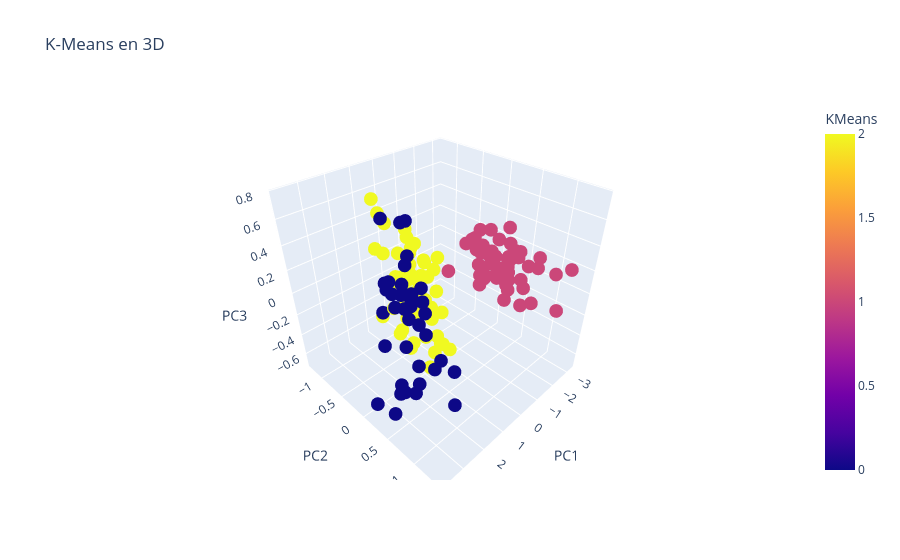

The cell this chart's notebook holds for it:
### Markdown cell above
#### **Visualizar los resultados en 3D:**  
2. **Código Python:**

### Code cell
# Importar librerías necesarias
import pandas as pd
import plotly.express as px
from sklearn.decomposition import PCA
from sklearn.cluster import KMeans, DBSCAN
from sklearn.mixture import GaussianMixture
from sklearn.datasets import load_iris

# Cargar datos del conjunto de iris
iris = load_iris()

# Reducción dimensional con PCA (a 3 componentes principales para visualización 3D)
pca = PCA(n_components=3)
X_pca = pca.fit_transform(iris.data)

# Modelos de clustering
# K-Means
kmeans = KMeans(n_clusters=3, random_state=42)
kmeans_labels = kmeans.fit_predict(iris.data)

# DBSCAN
dbscan = DBSCAN(eps=0.5, min_samples=5)
dbscan_labels = dbscan.fit_predict(iris.data)

# Gaussian Mixture Model (GMM)
gmm = GaussianMixture(n_components=3, random_state=42)
gmm_labels = gmm.fit_predict(iris.data)

# Convertir resultados a DataFrame
X_3d = pd.DataFrame(X_pca, columns=['PC1', 'PC2', 'PC3'])
X_3d['KMeans'] = kmeans_labels
X_3d['DBSCAN'] = dbscan_labels
X_3d['GMM'] = gmm_labels

# Visualización interactiva
fig = px.scatter_3d(
    X_3d,
    x='PC1',
    y='PC2',
    z='PC3',
    color='KMeans',
    title="K-Means en 3D"
)
fig.show()

# Guardar el gráfico como imagen
# Asegúrate de que 'kaleido' esté instalado: pip install kaleido
output_path = "C:/Users/marco/Documentos/investigacion/didactica_ciencia_datos/1_curso_machine_learning/11_UnsupervisedLearningTechniques/1/images/clustering_iris_3d.jpg"
fig.write_image(output_path)

### Figure 1 — Plotly figure (JSON) as saved in the notebook; plotly's stock layout.template omitted (floating-point values rounded to 4 significant figures; data arrays with more than 128 entries replaced by an {"elided": "..."} marker saying what was removed)
{"data": [{"hovertemplate": "PC1=%{x}<br>PC2=%{y}<br>PC3=%{z}<br>KMeans=%{marker.color}<extra></extra>", "legendgroup": "", "marker": {"color": {"elided": "150 int values"}, "coloraxis": "coloraxis", "symbol": "circle"}, "mode": "markers", "name": "", "scene": "scene", "showlegend": false, "type": "scatter3d", "x": {"elided": "150 float values"}, "y": {"elided": "150 float values"}, "z": {"elided": "150 float values"}}], "layout": {"coloraxis": {"colorbar": {"title": {"text": "KMeans"}}, "colorscale": [[0, "#0d0887"], [0.1111, "#46039f"], [0.2222, "#7201a8"], [0.3333, "#9c179e"], [0.4444, "#bd3786"], [0.5556, "#d8576b"], [0.6667, "#ed7953"], [0.7778, "#fb9f3a"], [0.8889, "#fdca26"], [1, "#f0f921"]]}, "legend": {"tracegroupgap": 0}, "scene": {"domain": {"x": [0, 1], "y": [0, 1]}, "xaxis": {"title": {"text": "PC1"}}, "yaxis": {"title": {"text": "PC2"}}, "zaxis": {"title": {"text": "PC3"}}}, "title": {"text": "K-Means en 3D"}}}
